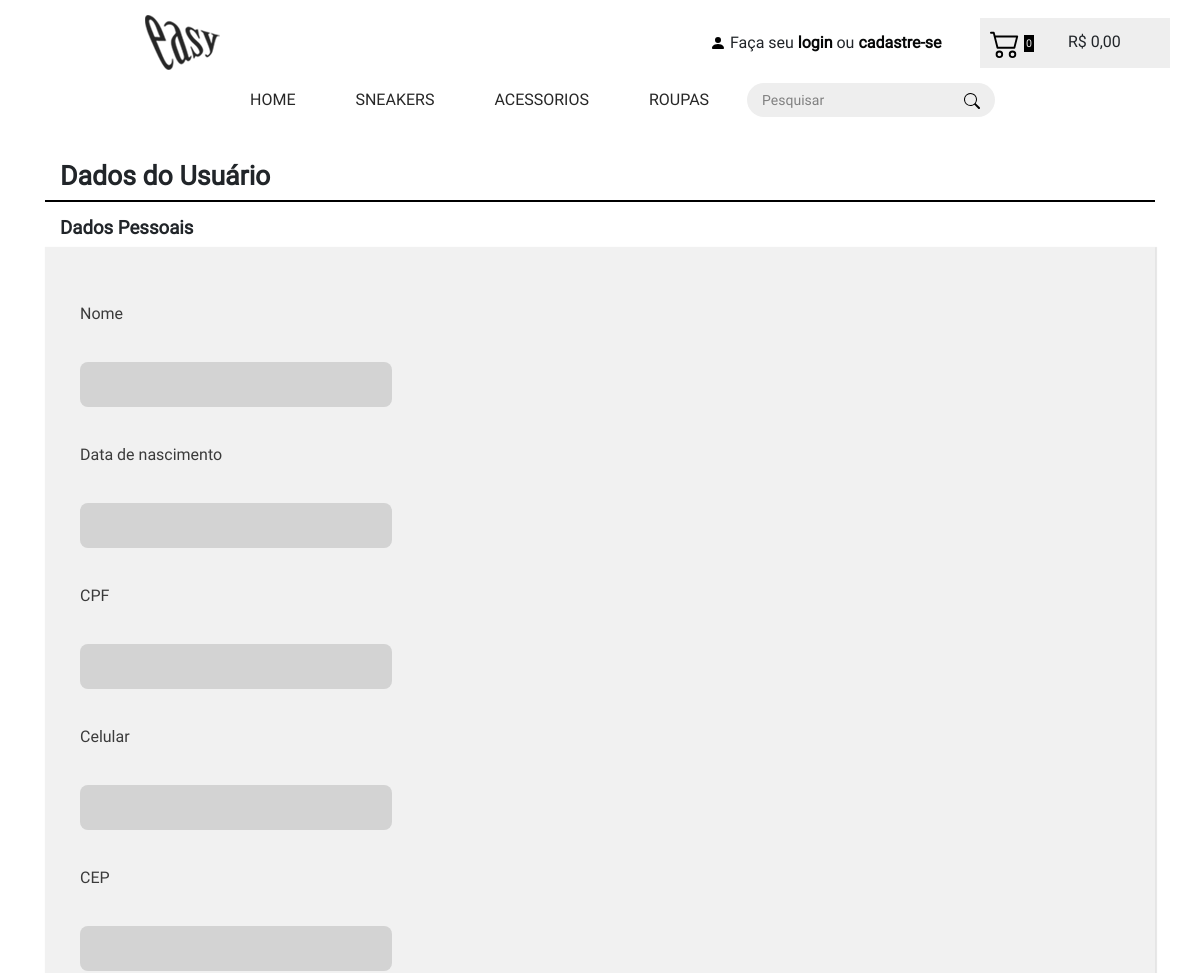
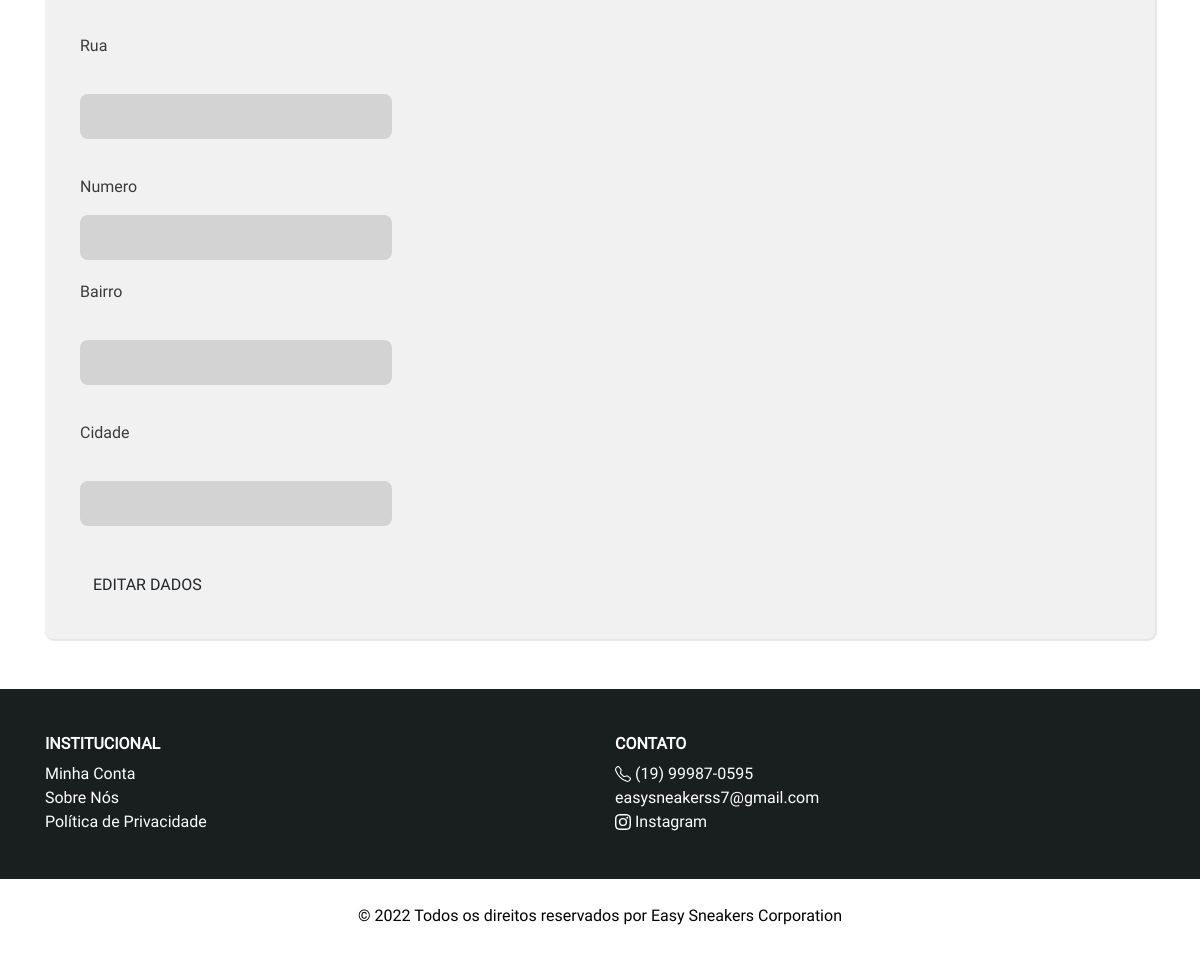
Page /site/dadoscli.php on the earlier database version (2 pictures, top to bottom).
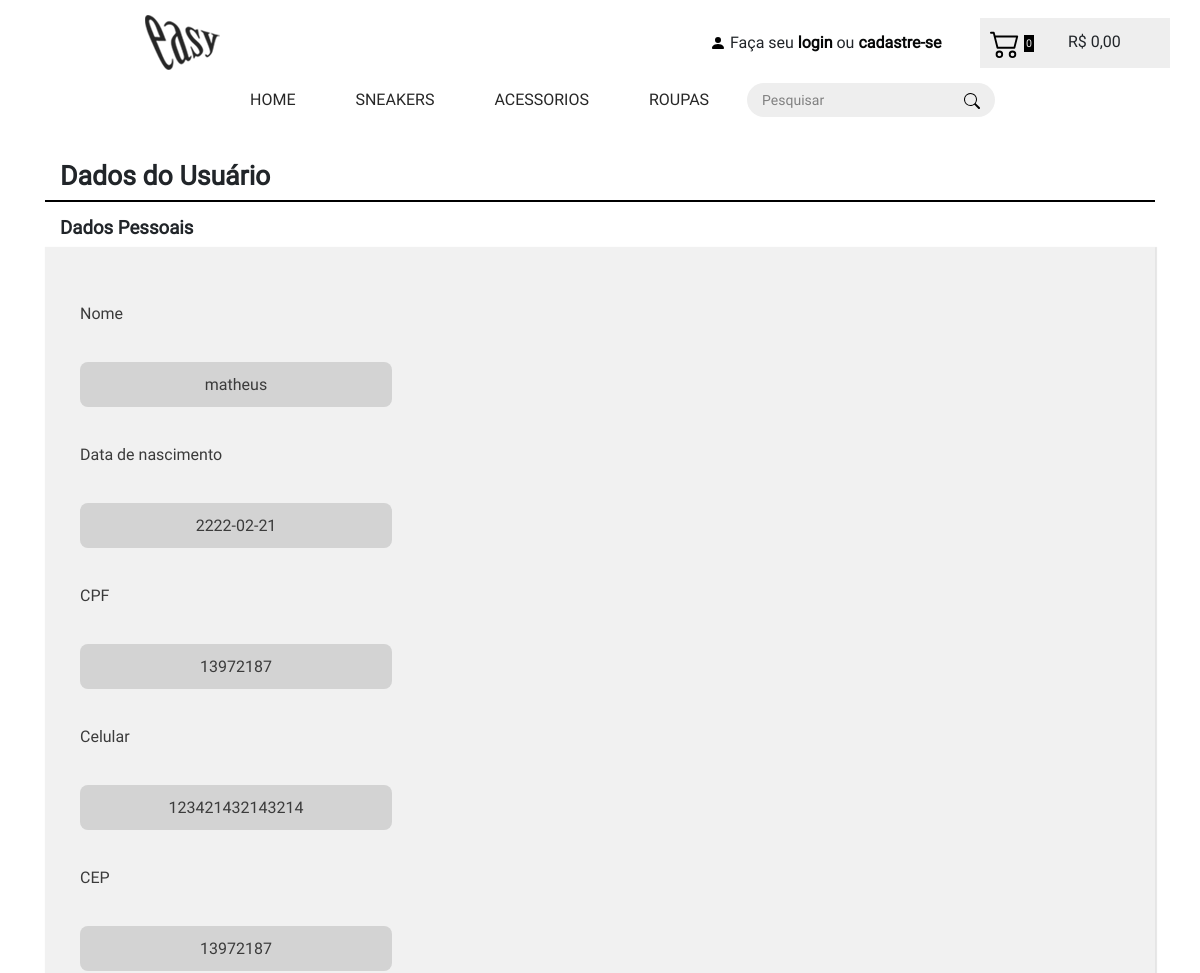
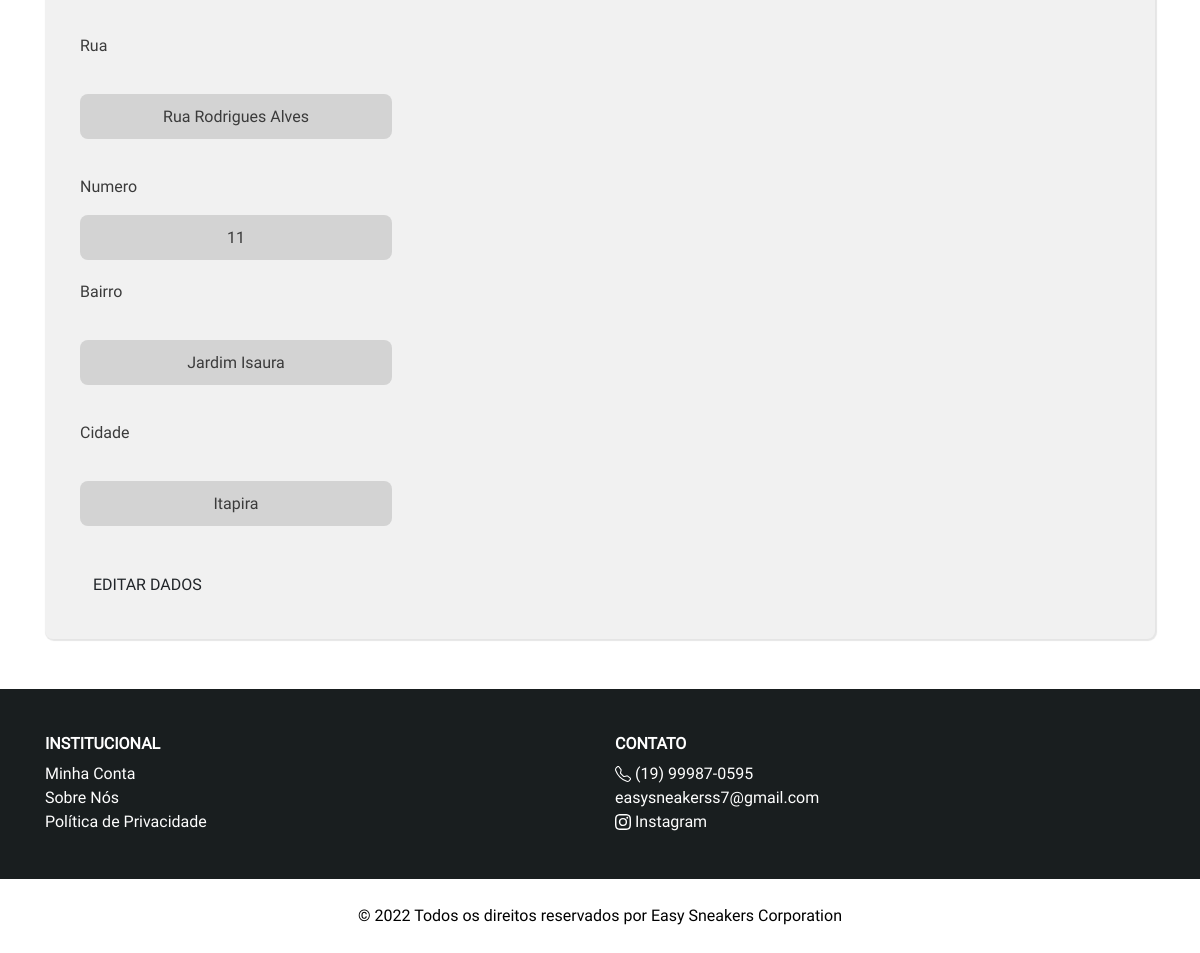
Same page on the later database version (2 pictures, top to bottom).
### tables this page shows
CREATE TABLE `clientes` (
  `id` int(10) UNSIGNED NOT NULL,
  `nome` varchar(60) DEFAULT NULL,
  `datanasc` varchar(20) DEFAULT NULL,
  `telefone` varchar(20) DEFAULT NULL,
  `cpf` varchar(11) DEFAULT NULL,
  `email` varchar(50) DEFAULT NULL,
  `senha` varchar(15) DEFAULT NULL,
  `cep` varchar(15) DEFAULT NULL,
  `rua` varchar(100) DEFAULT NULL,
  `numero` varchar(5) DEFAULT NULL,
  `bairro` varchar(50) DEFAULT NULL,
  `cidade` varchar(50) DEFAULT NULL
);

### classes/Cliente.php (called while the page is built, shortened)
<?php
class Cliente
{
    public $id;
    public function __construct($id = false)
    {
        if ($id) {
            $this->id = $id;
            $this->carregar();
        }
    }
    public function carregar()
    {
        $sql = "SELECT * FROM clientes WHERE id=". $this->id;
        $conexao = new PDO('mysql:host=127.0.0.1;dbname=easysneakers', 'root', '');
        $resultado = $conexao->query($sql);
        $linha = $resultado->fetch();
        $this->nome = $linha['nome'];
        $this->datanasc = $linha['datanasc'];
        $this->telefone = $linha['telefone'];
        $this->cep = $linha['cep'];
        $this->rua = $linha['rua'];
        $this->numero = $linha['numero'];
        $this->bairro = $linha['bairro'];
        $this->cidade = $linha['cidade'];
    }
}

### site/dadoscli.php (the view, shortened to what this page needs)
<?php
	require_once '../classes/Cliente.php';
	$id = 6;
  $cliente = new Cliente($id);
?>
<!DOCTYPE html>
<html>
<head>
  <link href="../css/bootstrap.css" rel="stylesheet" />
  <link href="../css/alteracoes.css" rel="stylesheet" />
  <link rel="stylesheet" href="../css/logcad.css">
</head>
<body>
  <?php include_once "menu.php" ?>
  <div class="container">
    <h2 class="h2-logcad">Dados do Usuário</h2>
    <div class="logcad-linha"></div>
    <h3 class="h3-logcad">Dados Pessoais</h3>
    <section class="area-cad">
        <div class="cad">
            <form action="cliente-gravar.php" method="POST" onsubmit="return checkCheckBox(this)" enctype="multipart/form-data">
                <p class="p-logcad">Nome</p>
                <p class="fundodad"><?php echo $cliente->nome ?></p>
                <p class="p-logcad">Data de nascimento</p>
                <p class="fundodad"><?php echo $cliente->datanasc ?></p>
                <p class="p-logcad">CPF</p>
                <p class="fundodad"><?php echo $cliente->cep ?></p>
                <p class="p-logcad">Celular</p>
                <p class="fundodad"><?php echo $cliente->telefone ?></p>
                <p class="p-logcad">CEP</p>
                <p class="fundodad"><?php echo $cliente->cep ?></p>
                <p class="p-logcad">Rua</p>
                <p class="fundodad"><?php echo $cliente->rua ?></p>
                <p class="p-logcad">Numero</p>
                <span class="fundodad"><?php echo $cliente->numero ?></span>
                <p class="p-logcad">Bairro</p>
                <p class="fundodad"><?php echo $cliente->bairro ?></p>
                <p class="p-logcad">Cidade</p>
                <p class="fundodad"><?php echo $cliente->cidade ?></p>
                <br>
                <a href="dadoscli-editar.php"><button type="button" class="btn btn-sm btn-outline-dark">EDITAR DADOS</button></a>
            </form>
        </div>
    </section>
  </div>
</body>
</html>

Differences in the rows shown:
added clientes: nome "matheus", datanasc "2222-02-21", cep "13972187", telefone "123421432143214", rua "Rua Rodrigues Alves", numero "11", bairro "Jardim Isaura", cidade "Itapira"
